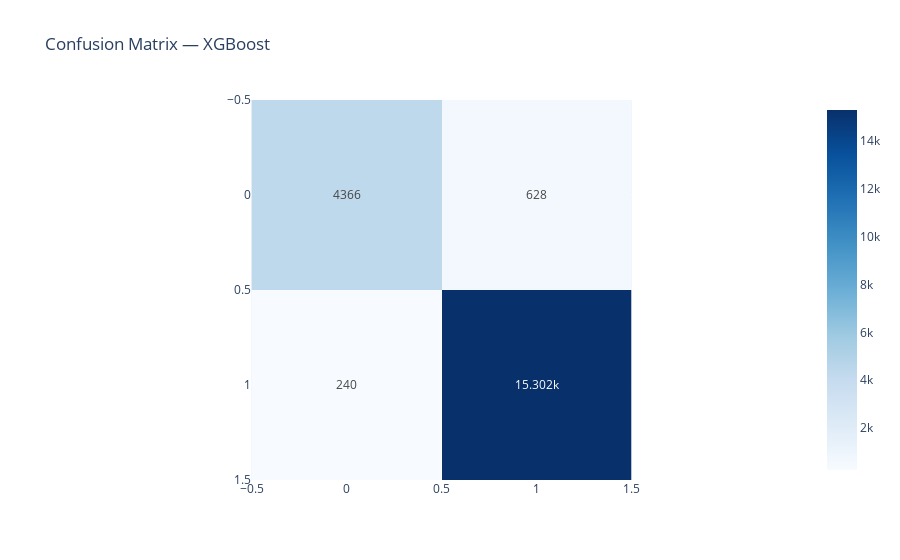

Source (notebook cell):
### Code cell
# ------------------------------------------------------------
# STEP 11 — Confusion Matrix (Plotly)
# ------------------------------------------------------------
cm = confusion_matrix(y_test, final_preds)
cm_fig = px.imshow(
    cm,
    text_auto=True,
    color_continuous_scale="Blues",
    title=f"Confusion Matrix — {best_model_name}"
)
cm_fig.show()

### Figure 1 — Plotly figure (JSON) as saved in the notebook; plotly's stock layout.template omitted (floating-point values rounded to 4 significant figures)
{"data": [{"coloraxis": "coloraxis", "hovertemplate": "x: %{x}<br>y: %{y}<br>color: %{z}<extra></extra>", "name": "0", "texttemplate": "%{z}", "type": "heatmap", "xaxis": "x", "yaxis": "y", "z": [[4366, 628], [240, 15302]]}], "layout": {"coloraxis": {"colorscale": [[0, "rgb(247,251,255)"], [0.125, "rgb(222,235,247)"], [0.25, "rgb(198,219,239)"], [0.375, "rgb(158,202,225)"], [0.5, "rgb(107,174,214)"], [0.625, "rgb(66,146,198)"], [0.75, "rgb(33,113,181)"], [0.875, "rgb(8,81,156)"], [1, "rgb(8,48,107)"]]}, "title": {"text": "Confusion Matrix — XGBoost"}, "xaxis": {"anchor": "y", "constrain": "domain", "domain": [0, 1], "scaleanchor": "y"}, "yaxis": {"anchor": "x", "autorange": "reversed", "constrain": "domain", "domain": [0, 1]}}}
